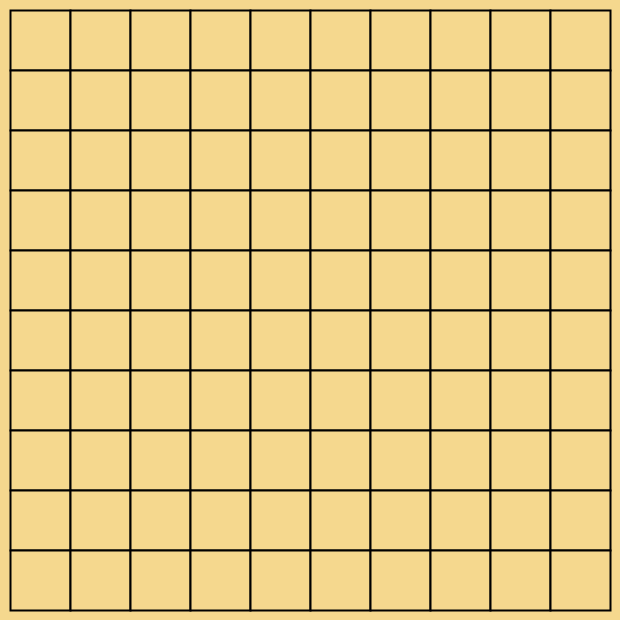
Frame 1 (no input)
Frame 60 (the mouse pressed at the canvas centre just before this capture): identical to frame 1, image omitted
Frame 120 (the mouse held since frame 60 and released just before this capture): identical to frame 1, image omitted

The Processing sketch that drew this single still picture (run headless with seeded random() and noise(); from frame 60 on, the mouse is pressed at the canvas centre):

// Processing sketch: week07_2
// ── week07_2.pde
//week07-2 好玩的程式設計 黑白棋(互動)
//File-Processing 設大字形
void setup() {
  size(620,620); // 視窗大小 600+20 x 600+20
}
int [][]board = new int[10][10]; // Java 的陣列
void mousePressed () {
  int i = (mouseY-10) / 60, j = (mouseX-10) / 60;
  if (mouseButton==LEFT) {
    board[i][j] = 1; // 放黑子
  } else if (mouseButton==RIGHT) board[i][j] = 2; // 放白子
  else if (mouseButton==CENTER) board[i][j] = 2; // 清空
}
void draw(){
background(245, 216, 142); // 木板色
for (int i=0; i<10; i++) { // 左手i(跟y有關)
  for(int j=0; j<10; j++){ // 右手j(跟x有關)
    int x = 10 + j * 60, y = 10 + i * 60;
    fill(245, 216, 142); // 木板色
    strokeWeight(2); // 畫線的粗細 2
    rect(x, y, 60, 60); // 每個格子 60x60
    if (board[i][j]==1){
      fill(0); // 黑色
      ellipse( 40 + j * 60, 40 + i * 60, 50, 50);
     }else if (board[i][j]==2){
      fill(255); // 白色
      ellipse( 40 + j * 60, 40 + i * 60, 50, 50);
    }
   }
  }
}
